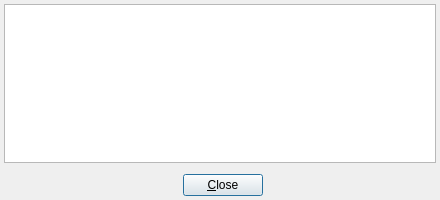
<?xml version="1.0" encoding="UTF-8"?>
<ui version="4.0">
 <class>PopupMessage</class>
 <widget class="QDialog" name="PopupMessage">
  <property name="windowModality">
   <enum>Qt::ApplicationModal</enum>
  </property>
  <property name="geometry">
   <rect>
    <x>0</x>
    <y>0</y>
    <width>440</width>
    <height>200</height>
   </rect>
  </property>
  <property name="sizePolicy">
   <sizepolicy hsizetype="Expanding" vsizetype="Expanding">
    <horstretch>1</horstretch>
    <verstretch>0</verstretch>
   </sizepolicy>
  </property>
  <property name="minimumSize">
   <size>
    <width>440</width>
    <height>200</height>
   </size>
  </property>
  <property name="maximumSize">
   <size>
    <width>440</width>
    <height>200</height>
   </size>
  </property>
  <property name="windowTitle">
   <string>XModemUtil Message</string>
  </property>
  <property name="sizeGripEnabled">
   <bool>false</bool>
  </property>
  <property name="modal">
   <bool>true</bool>
  </property>
  <layout class="QGridLayout" name="gridLayout_2">
   <property name="leftMargin">
    <number>4</number>
   </property>
   <property name="topMargin">
    <number>4</number>
   </property>
   <property name="rightMargin">
    <number>4</number>
   </property>
   <property name="bottomMargin">
    <number>4</number>
   </property>
   <item row="0" column="0">
    <layout class="QGridLayout" name="gridLayout">
     <item row="3" column="0">
      <layout class="QHBoxLayout" name="horizontalLayout">
       <property name="leftMargin">
        <number>5</number>
       </property>
       <property name="topMargin">
        <number>5</number>
       </property>
       <item>
        <spacer name="horizontalSpacer">
         <property name="orientation">
          <enum>Qt::Horizontal</enum>
         </property>
         <property name="sizeHint" stdset="0">
          <size>
           <width>40</width>
           <height>20</height>
          </size>
         </property>
        </spacer>
       </item>
       <item>
        <widget class="QPushButton" name="btn_Close">
         <property name="text">
          <string>&amp;Close</string>
         </property>
         <property name="default">
          <bool>true</bool>
         </property>
        </widget>
       </item>
       <item>
        <spacer name="horizontalSpacer_2">
         <property name="orientation">
          <enum>Qt::Horizontal</enum>
         </property>
         <property name="sizeHint" stdset="0">
          <size>
           <width>40</width>
           <height>20</height>
          </size>
         </property>
        </spacer>
       </item>
      </layout>
     </item>
     <item row="0" column="0">
      <widget class="QPlainTextEdit" name="text_Message">
       <property name="font">
        <font>
         <family>Lucida Console</family>
         <pointsize>8</pointsize>
        </font>
       </property>
       <property name="undoRedoEnabled">
        <bool>false</bool>
       </property>
       <property name="readOnly">
        <bool>true</bool>
       </property>
      </widget>
     </item>
    </layout>
   </item>
  </layout>
 </widget>
 <resources/>
 <connections/>
</ui>
